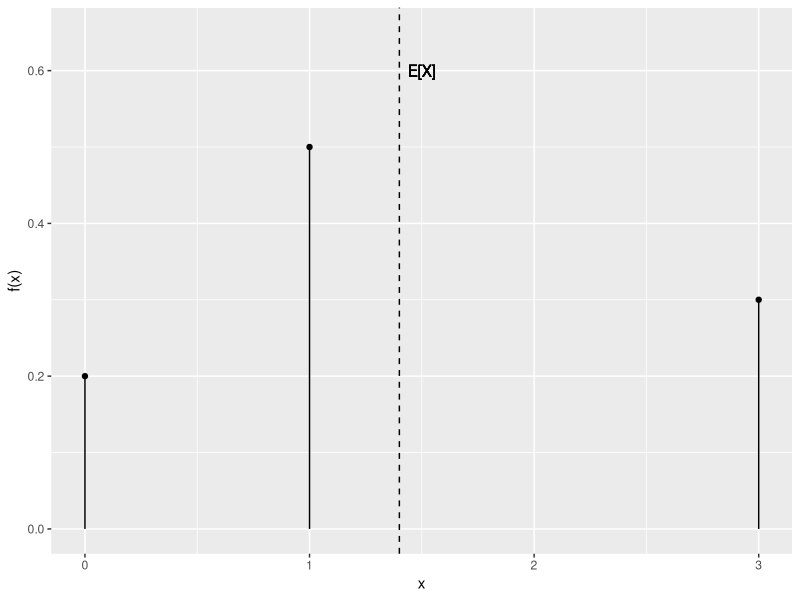
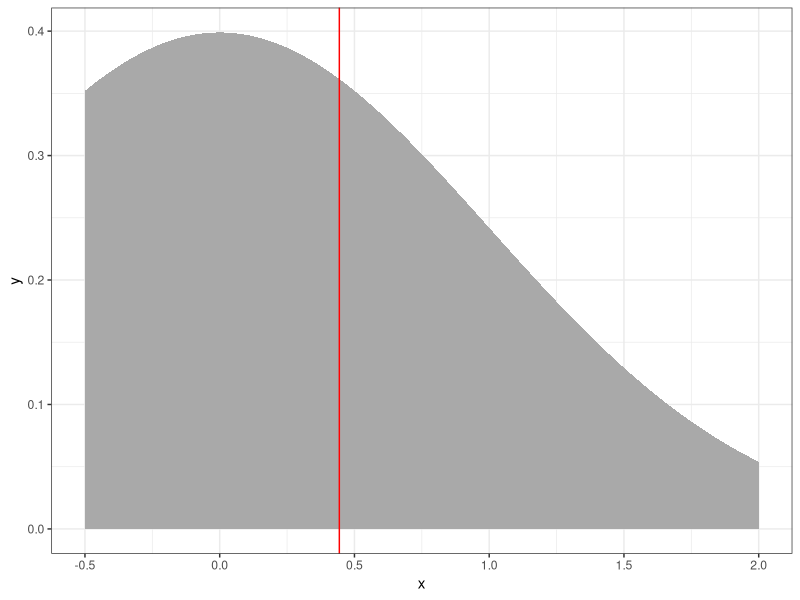

Write R code to recreate these figures, in order.
## ---- chunk 1
#| warning: false
#| message: false

library(tidyverse)
knitr::opts_chunk$set(dev = "ragg_png")
## ---- chunk 2
dat <- tibble(x = c(0, 0, 1, 1, 3, 3), y = c(0, .2, 0, .5, 0, .3), item = c(1, 1, 2, 2, 3, 3), type = rep(c("bottom", "top"), 3)) 

dat|> 
  ggplot(aes(x = x, y = y, group = item)) + 
  geom_line() + 
  geom_point(data = filter(dat, type == "top")) + 
  expand_limits(y = .65) +
  geom_vline(xintercept = .5*1 + .3*3, lty = 2) + 
  geom_text(x = .5*1 + .3*3 + .1, y = .6, label = "E[X]") + 
  labs(x = "x", y = "f(x)")
## ---- chunk 3
x <- c(0, 0, 1, 1, 1, 1, 1, 3, 3, 3)
# alternative way: x <- c(rep(0, 2), rep(1, 5), rep(3, 3))
mean(x)
## ---- chunk 4
#| fig-width: 5
#| fig-height: 3.5
#| fig-align: center
xs <- seq(-.5, 2, by =.01)
ys <- dnorm(xs)

# get expectation numerically -- two options

# weighted sum of xs in my sequence
ex1 <- sum(xs*ys)/sum(ys)

# average of a sample
x_samp0 <- rnorm(100000)
x_samp <- x_samp0[x_samp0 > -.5 & x_samp0 < 2]
ex2 <- mean(x_samp)

# plot it
tibble(x = c(-.5, xs, 2), y = c(0, ys, 0)) |> 
  ggplot(aes(x = x, y = y)) + 
  geom_polygon(fill = "darkgray") + 
  theme_bw() + 
  geom_vline(xintercept = ex1, col = "red") 
## ---- chunk 5

